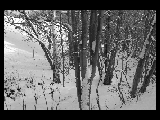
%> input picture homework #4/p1.png, 160 x 120 px
$ octave Cai_C_5abc.m   (GNU Octave 9; MATLAB toolbox functions it lacks are replaced by stand-ins)
%> lines starting %> are read from the running program, lines starting %| are printed output that depends on the picture
### homework #4/RMSE.m
function f = RMSE(h1,h2)
% RMSE return RMSE
% input must be a imagehandle
% image fusion evaluate parameter
% The difference between the fused image and the standard image,
% the smaller the difference, the closer the fused image is to the standard image

s = size(size(h1));
if s(2) == 2
    f1 = h1;
    f2 = h2;
else
    f1 = rgb2gray(h1);
    f2 = rgb2gray(h2);
end
G1 = double(f1);
G2 = double(f2);
[m1,n1] = size(G1);
[m2,n2] = size(G2);
m = min(m1,m2);
n = min(n1,n2);
c = 0;
for i = 1:m
    for j = 1:n
        w = G1(i,j)-G2(i,j);
        c = c+w^2;
    end
end
f = sqrt(c/(m*n));

### homework #4/Cai_C_5abc.m
% Course: ECE 278A Digital Image Processing
% Homework #4 5a)-5c)
% Author: Changzhi Cai
% Perm Number: 9911579
% Submitted Date: 11/24/2019

%%
clc;
close all;

% Select the source image
[FileName, PathName, FilterIndex] = uigetfile('.png','Please select the image');
%> the answer given: p1.png
x = imread([PathName, FileName]);
%> x is the input picture: size 120x160 uint8; min 0, max 255, mean 103

% Block DCT transform of images
x = im2double(x);
%> x: size 120x160 double
t = dctmtx(8);
y = blkproc(x, [8 8], 'P1 * x * P2', t, t');
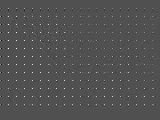
%> y: size 120x160 double; min -3.3, max 7.14, mean 0.05; drawn with min black and max white

% Split the image and expand the 8*8 image block into a 1*64 vector.
mask1 = zeros(8,8);
k4 = mask1;k4(1:4) = 1;
k16 = mask1;k16(1:16) = 1;
k32 = mask1;k32(1:32) = 1;
k64 = mask1;k64(1:64) = 1;

% Compress the image
y1 = blkproc(y,[8 8],'P1.*x',k4);
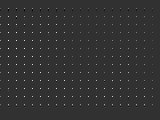
%> y1: size 120x160 double; min -1.72, max 7.14, mean 0.0486; drawn with min black and max white
y2 = blkproc(y,[8 8],'P1.*x',k16);
y3 = blkproc(y,[8 8],'P1.*x',k32);
y4 = blkproc(y,[8 8],'P1.*x',k64);

% Reconstruct images
y11 = blkproc(y1,[8 8],'P1*x*P2',t',t);
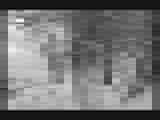
%> y11: size 120x160 double; min -0.0987, max 1.02, mean 0.404; drawn with min black and max white
y22 = blkproc(y2,[8 8],'P1*x*P2',t',t);
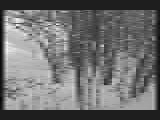
%> y22: size 120x160 double; min -0.152, max 1.12, mean 0.404; drawn with min black and max white
y33 = blkproc(y3,[8 8],'P1*x*P2',t',t);
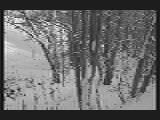
%> y33: size 120x160 double; min -0.153, max 1.16, mean 0.404; drawn with min black and max white
y44 = blkproc(y4,[8 8],'P1*x*P2',t',t);

% Calculate the RMSE values
f1 = RMSE(x, y11);
%> after the loop in RMSE, `for i = 1:m`: c = 502.9
%> in RMSE, `f = sqrt(c/(m*n));`: f = 0.162
%> f1 = 0.162
f2 = RMSE(x, y22);
%> f2 = 0.116
f3 = RMSE(x, y33);
%> f3 = 0.0845
f4 = RMSE(x, y44);
%> f4 = 3.34e-16

% Show the reconstructed images
subplot(1,5,1),imshow(x),title('Original');
subplot(1,5,2), imshow(y11),title(strcat(' top 4 coefficients-','RMSE:',num2str(f1)));
subplot(1,5,3),imshow(y22),title(strcat('top 16 coefficients-','RMSE:',num2str(f2)));
subplot(1,5,4),imshow(y33),title(strcat('top 32 coefficients-','RMSE:',num2str(f3)));
subplot(1,5,5),imshow(y44),title(strcat('top 64 coefficients-','RMSE:',num2str(f4)));
